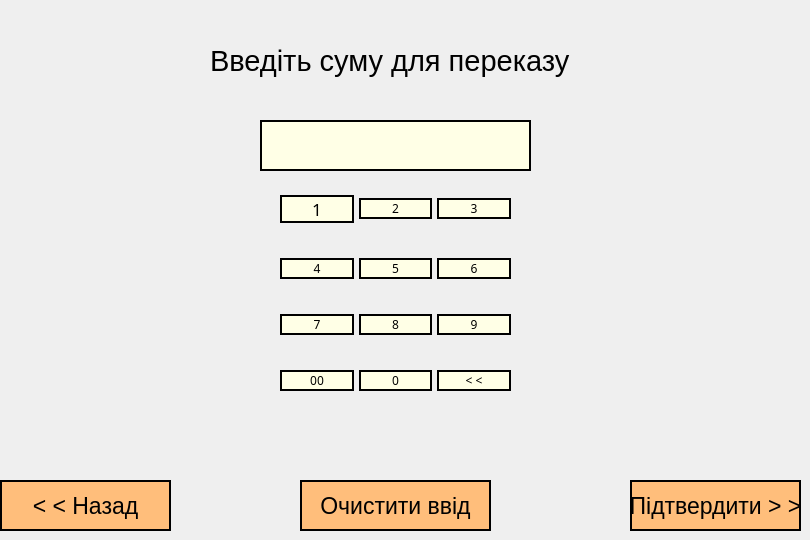
    <widget class="QWidget" name="page11_AnotheSumForTransfer">
     <widget class="QWidget" name="gridLayoutWidget_7">
      <property name="geometry">
       <rect>
        <x>260</x>
        <y>160</y>
        <width>271</width>
        <height>271</height>
       </rect>
      </property>
      <layout class="QGridLayout" name="gridLayout_11">
       <property name="leftMargin">
        <number>20</number>
       </property>
       <property name="rightMargin">
        <number>20</number>
       </property>
       <property name="bottomMargin">
        <number>1</number>
       </property>
       <property name="horizontalSpacing">
        <number>5</number>
       </property>
       <property name="verticalSpacing">
        <number>0</number>
       </property>
       <item row="2" column="2">
        <widget class="QPushButton" name="num9_11">
         <property name="font">
          <font>
           <family>Arial Black</family>
          </font>
         </property>
         <property name="cursor">
          <cursorShape>PointingHandCursor</cursorShape>
         </property>
         <property name="styleSheet">
          <string notr="true">color: rgb(0, 0, 0);
background-color: rgb(255, 255, 230);
border-style: solid;
border-width: 2px;
border-color: rgb(0, 0, 0);

</string>
         </property>
         <property name="text">
          <string>9</string>
         </property>
        </widget>
       </item>
       <item row="2" column="1">
        <widget class="QPushButton" name="num8_11">
         <property name="font">
          <font>
           <family>Arial Black</family>
          </font>
         </property>
         <property name="cursor">
          <cursorShape>PointingHandCursor</cursorShape>
         </property>
         <property name="styleSheet">
          <string notr="true">color: rgb(0, 0, 0);
background-color: rgb(255, 255, 230);
border-style: solid;
border-width: 2px;
border-color: rgb(0, 0, 0);

</string>
         </property>
         <property name="text">
          <string>8</string>
         </property>
        </widget>
       </item>
       <item row="3" column="1">
        <widget class="QPushButton" name="num0_11">
         <property name="font">
          <font>
           <family>Arial Black</family>
          </font>
         </property>
         <property name="cursor">
          <cursorShape>PointingHandCursor</cursorShape>
         </property>
         <property name="styleSheet">
          <string notr="true">color: rgb(0, 0, 0);
background-color: rgb(255, 255, 230);
border-style: solid;
border-width: 2px;
border-color: rgb(0, 0, 0);

</string>
         </property>
         <property name="text">
          <string>0</string>
         </property>
        </widget>
       </item>
       <item row="0" column="1">
        <widget class="QPushButton" name="num2_11">
         <property name="font">
          <font>
           <family>Arial Black</family>
          </font>
         </property>
         <property name="cursor">
          <cursorShape>PointingHandCursor</cursorShape>
         </property>
         <property name="styleSheet">
          <string notr="true">color: rgb(0, 0, 0);
background-color: rgb(255, 255, 230);
border-style: solid;
border-width: 2px;
border-color: rgb(0, 0, 0);

</string>
         </property>
         <property name="text">
          <string>2</string>
         </property>
        </widget>
       </item>
       <item row="2" column="0">
        <widget class="QPushButton" name="num7_11">
         <property name="font">
          <font>
           <family>Arial Black</family>
          </font>
         </property>
         <property name="cursor">
          <cursorShape>PointingHandCursor</cursorShape>
         </property>
         <property name="styleSheet">
          <string notr="true">color: rgb(0, 0, 0);
background-color: rgb(255, 255, 230);
border-style: solid;
border-width: 2px;
border-color: rgb(0, 0, 0);

</string>
         </property>
         <property name="text">
          <string>7</string>
         </property>
        </widget>
       </item>
       <item row="1" column="0">
        <widget class="QPushButton" name="num4_11">
         <property name="font">
          <font>
           <family>Arial Black</family>
          </font>
         </property>
         <property name="cursor">
          <cursorShape>PointingHandCursor</cursorShape>
         </property>
         <property name="styleSheet">
          <string notr="true">color: rgb(0, 0, 0);
background-color: rgb(255, 255, 230);
border-style: solid;
border-width: 2px;
border-color: rgb(0, 0, 0);

</string>
         </property>
         <property name="text">
          <string>4</string>
         </property>
        </widget>
       </item>
       <item row="3" column="0">
        <widget class="QPushButton" name="num00_11">
         <property name="font">
          <font>
           <family>Arial Black</family>
          </font>
         </property>
         <property name="cursor">
          <cursorShape>PointingHandCursor</cursorShape>
         </property>
         <property name="styleSheet">
          <string notr="true">color: rgb(0, 0, 0);
background-color: rgb(255, 255, 230);
border-style: solid;
border-width: 2px;
border-color: rgb(0, 0, 0);

</string>
         </property>
         <property name="text">
          <string>00</string>
         </property>
        </widget>
       </item>
       <item row="0" column="2">
        <widget class="QPushButton" name="num3_11">
         <property name="font">
          <font>
           <family>Arial Black</family>
          </font>
         </property>
         <property name="cursor">
          <cursorShape>PointingHandCursor</cursorShape>
         </property>
         <property name="styleSheet">
          <string notr="true">color: rgb(0, 0, 0);
background-color: rgb(255, 255, 230);
border-style: solid;
border-width: 2px;
border-color: rgb(0, 0, 0);

</string>
         </property>
         <property name="text">
          <string>3</string>
         </property>
        </widget>
       </item>
       <item row="0" column="0">
        <widget class="QPushButton" name="num1_11">
         <property name="font">
          <font>
           <family>Arial Black</family>
           <pointsize>13</pointsize>
          </font>
         </property>
         <property name="cursor">
          <cursorShape>PointingHandCursor</cursorShape>
         </property>
         <property name="styleSheet">
          <string notr="true">color: rgb(0, 0, 0);
background-color: rgb(255, 255, 230);
border-style: solid;
border-width: 2px;
border-color: rgb(0, 0, 0);

</string>
         </property>
         <property name="text">
          <string>1</string>
         </property>
        </widget>
       </item>
       <item row="1" column="1">
        <widget class="QPushButton" name="num5_11">
         <property name="font">
          <font>
           <family>Arial Black</family>
          </font>
         </property>
         <property name="cursor">
          <cursorShape>PointingHandCursor</cursorShape>
         </property>
         <property name="styleSheet">
          <string notr="true">color: rgb(0, 0, 0);
background-color: rgb(255, 255, 230);
border-style: solid;
border-width: 2px;
border-color: rgb(0, 0, 0);

</string>
         </property>
         <property name="text">
          <string>5</string>
         </property>
        </widget>
       </item>
       <item row="1" column="2">
        <widget class="QPushButton" name="num6_11">
         <property name="font">
          <font>
           <family>Arial Black</family>
          </font>
         </property>
         <property name="cursor">
          <cursorShape>PointingHandCursor</cursorShape>
         </property>
         <property name="styleSheet">
          <string notr="true">color: rgb(0, 0, 0);
background-color: rgb(255, 255, 230);
border-style: solid;
border-width: 2px;
border-color: rgb(0, 0, 0);

</string>
         </property>
         <property name="text">
          <string>6</string>
         </property>
        </widget>
       </item>
       <item row="3" column="2">
        <widget class="QPushButton" name="clearOne_11">
         <property name="font">
          <font>
           <family>Arial Black</family>
          </font>
         </property>
         <property name="cursor">
          <cursorShape>PointingHandCursor</cursorShape>
         </property>
         <property name="styleSheet">
          <string notr="true">color: rgb(0, 0, 0);
background-color: rgb(255, 255, 230);
border-style: solid;
border-width: 2px;
border-color: rgb(0, 0, 0);

</string>
         </property>
         <property name="text">
          <string>&lt; &lt;</string>
         </property>
        </widget>
       </item>
      </layout>
     </widget>
     <widget class="QLineEdit" name="lineEdit_enterSumForTransfer_11">
      <property name="geometry">
       <rect>
        <x>260</x>
        <y>120</y>
        <width>271</width>
        <height>51</height>
       </rect>
      </property>
      <property name="font">
       <font>
        <family>Arial</family>
        <pointsize>17</pointsize>
       </font>
      </property>
      <property name="styleSheet">
       <string notr="true">color: rgb(0, 0, 0);
background-color: rgb(255, 255, 230);
border-style: solid;
border-width: 2px;
border-color: rgb(0, 0, 0);


</string>
      </property>
      <property name="alignment">
       <set>Qt::AlignCenter</set>
      </property>
     </widget>
     <widget class="QPushButton" name="clearButton_page11">
      <property name="geometry">
       <rect>
        <x>300</x>
        <y>480</y>
        <width>191</width>
        <height>51</height>
       </rect>
      </property>
      <property name="font">
       <font>
        <family>Arial</family>
        <pointsize>17</pointsize>
       </font>
      </property>
      <property name="cursor">
       <cursorShape>PointingHandCursor</cursorShape>
      </property>
      <property name="styleSheet">
       <string notr="true">color: rgb(0, 0, 0);
background-color: rgb(255, 190, 123);
border-style: solid;
border-width: 2px;
border-color: rgb(0, 0, 0);

</string>
      </property>
      <property name="text">
       <string>Очистити ввід</string>
      </property>
     </widget>
     <widget class="QPushButton" name="okButton_page11">
      <property name="geometry">
       <rect>
        <x>630</x>
        <y>480</y>
        <width>171</width>
        <height>51</height>
       </rect>
      </property>
      <property name="font">
       <font>
        <family>Arial</family>
        <pointsize>17</pointsize>
       </font>
      </property>
      <property name="cursor">
       <cursorShape>PointingHandCursor</cursorShape>
      </property>
      <property name="styleSheet">
       <string notr="true">color: rgb(0, 0, 0);
background-color: rgb(255, 190, 123);
border-style: solid;
border-width: 2px;
border-color: rgb(0, 0, 0);

</string>
      </property>
      <property name="text">
       <string>Підтвердити &gt; &gt;</string>
      </property>
     </widget>
     <widget class="QPushButton" name="backButton_page11">
      <property name="geometry">
       <rect>
        <x>0</x>
        <y>480</y>
        <width>171</width>
        <height>51</height>
       </rect>
      </property>
      <property name="font">
       <font>
        <family>Arial</family>
        <pointsize>17</pointsize>
       </font>
      </property>
      <property name="cursor">
       <cursorShape>PointingHandCursor</cursorShape>
      </property>
      <property name="styleSheet">
       <string notr="true">color: rgb(0, 0, 0);
background-color: rgb(255, 190, 123);
border-style: solid;
border-width: 2px;
border-color: rgb(0, 0, 0);

</string>
      </property>
      <property name="text">
       <string>&lt; &lt; Назад</string>
      </property>
     </widget>
     <widget class="QLabel" name="page11_Logo">
      <property name="geometry">
       <rect>
        <x>10</x>
        <y>10</y>
        <width>90</width>
        <height>95</height>
       </rect>
      </property>
      <property name="text">
       <string/>
      </property>
      <property name="pixmap">
       <pixmap resource="resource.qrc">:/imgs/img/bagel_90x95.png</pixmap>
      </property>
     </widget>
     <widget class="QLabel" name="page11_label">
      <property name="geometry">
       <rect>
        <x>210</x>
        <y>40</y>
        <width>361</width>
        <height>41</height>
       </rect>
      </property>
      <property name="font">
       <font>
        <family>Arial</family>
        <pointsize>22</pointsize>
       </font>
      </property>
      <property name="styleSheet">
       <string notr="true">color: rgb(0, 0, 0);</string>
      </property>
      <property name="text">
       <string>Введіть суму для переказу</string>
      </property>
     </widget>
    </widget>
